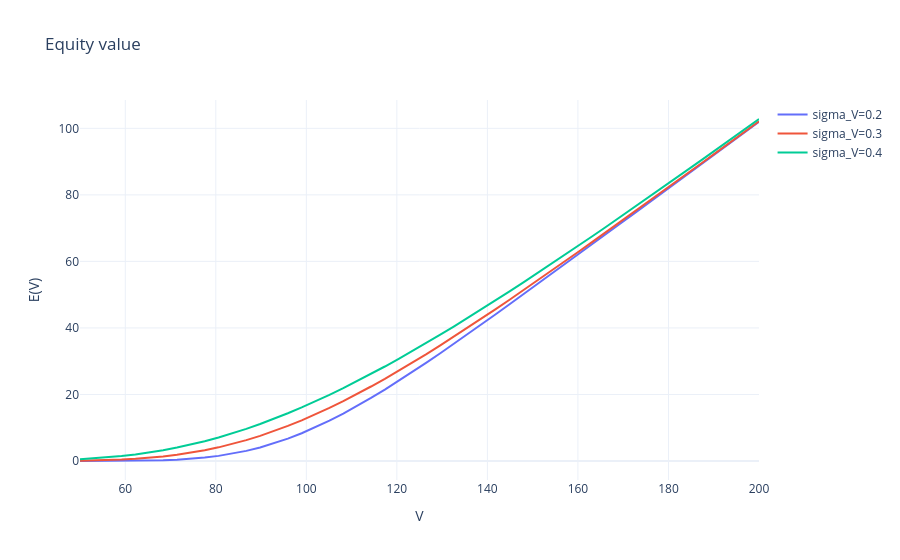

The code cell stored with this chart in its notebook:
### Code cell
fig = plot_function_vs_param(
    merton.equity_value,
    x_param="V",
    x_values=np.linspace(50, 200),
    base_params={
        "D": 100,
        "r": 0.02,
        "T": 1
    },
    y_title="E(V)",
    varying_param="sigma_V",
    varying_values=[0.2, 0.3, 0.4],
    title="Equity value"
)

fig.show()
